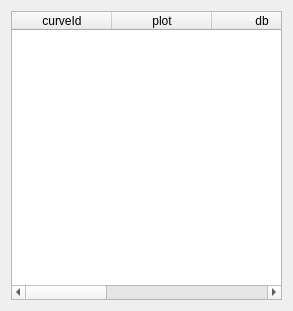
<?xml version="1.0" encoding="UTF-8"?>
<ui version="4.0">
 <class>widgetTabCurve</class>
 <widget class="QWidget" name="widgetTabCurve">
  <property name="geometry">
   <rect>
    <x>0</x>
    <y>0</y>
    <width>293</width>
    <height>311</height>
   </rect>
  </property>
  <property name="minimumSize">
   <size>
    <width>275</width>
    <height>0</height>
   </size>
  </property>
  <property name="maximumSize">
   <size>
    <width>293</width>
    <height>16777215</height>
   </size>
  </property>
  <property name="windowTitle">
   <string>Curve</string>
  </property>
  <layout class="QVBoxLayout" name="verticalLayout">
   <item>
    <widget class="QTableWidget" name="tableWidgetCurves">
     <property name="minimumSize">
      <size>
       <width>270</width>
       <height>0</height>
      </size>
     </property>
     <property name="maximumSize">
      <size>
       <width>275</width>
       <height>16777215</height>
      </size>
     </property>
     <property name="sizeAdjustPolicy">
      <enum>QAbstractScrollArea::AdjustToContents</enum>
     </property>
     <property name="editTriggers">
      <set>QAbstractItemView::NoEditTriggers</set>
     </property>
     <property name="alternatingRowColors">
      <bool>true</bool>
     </property>
     <property name="selectionBehavior">
      <enum>QAbstractItemView::SelectRows</enum>
     </property>
     <property name="showGrid">
      <bool>false</bool>
     </property>
     <attribute name="horizontalHeaderStretchLastSection">
      <bool>true</bool>
     </attribute>
     <attribute name="verticalHeaderVisible">
      <bool>false</bool>
     </attribute>
     <column>
      <property name="text">
       <string>curveId</string>
      </property>
     </column>
     <column>
      <property name="text">
       <string>plot</string>
      </property>
     </column>
     <column>
      <property name="text">
       <string>db</string>
      </property>
     </column>
     <column>
      <property name="text">
       <string>run id</string>
      </property>
     </column>
     <column>
      <property name="text">
       <string>axis</string>
      </property>
     </column>
     <column>
      <property name="text">
       <string>swept parameter</string>
      </property>
     </column>
    </widget>
   </item>
  </layout>
 </widget>
 <resources/>
 <connections/>
</ui>
